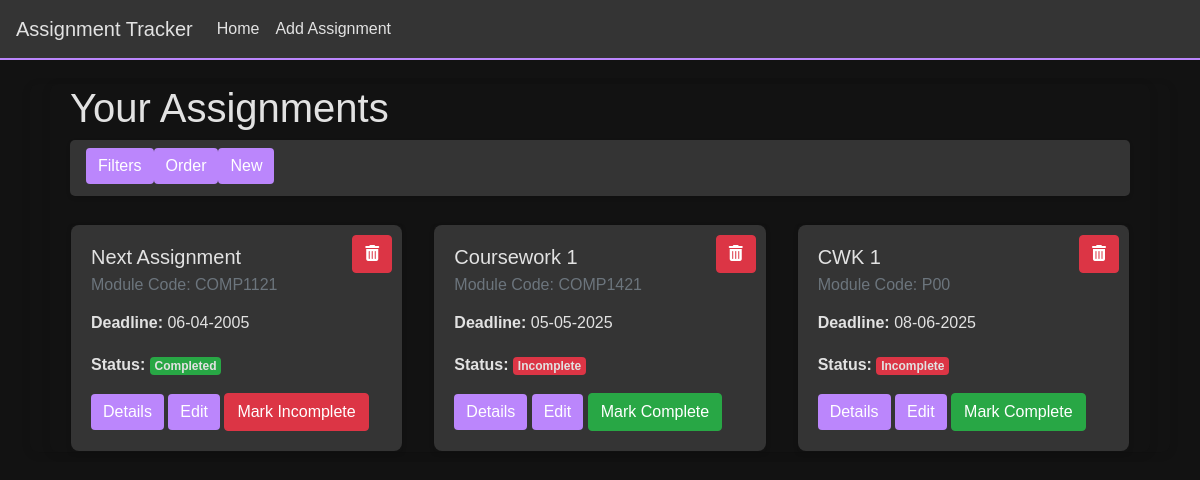
/, run on an earlier commit of the app's database.
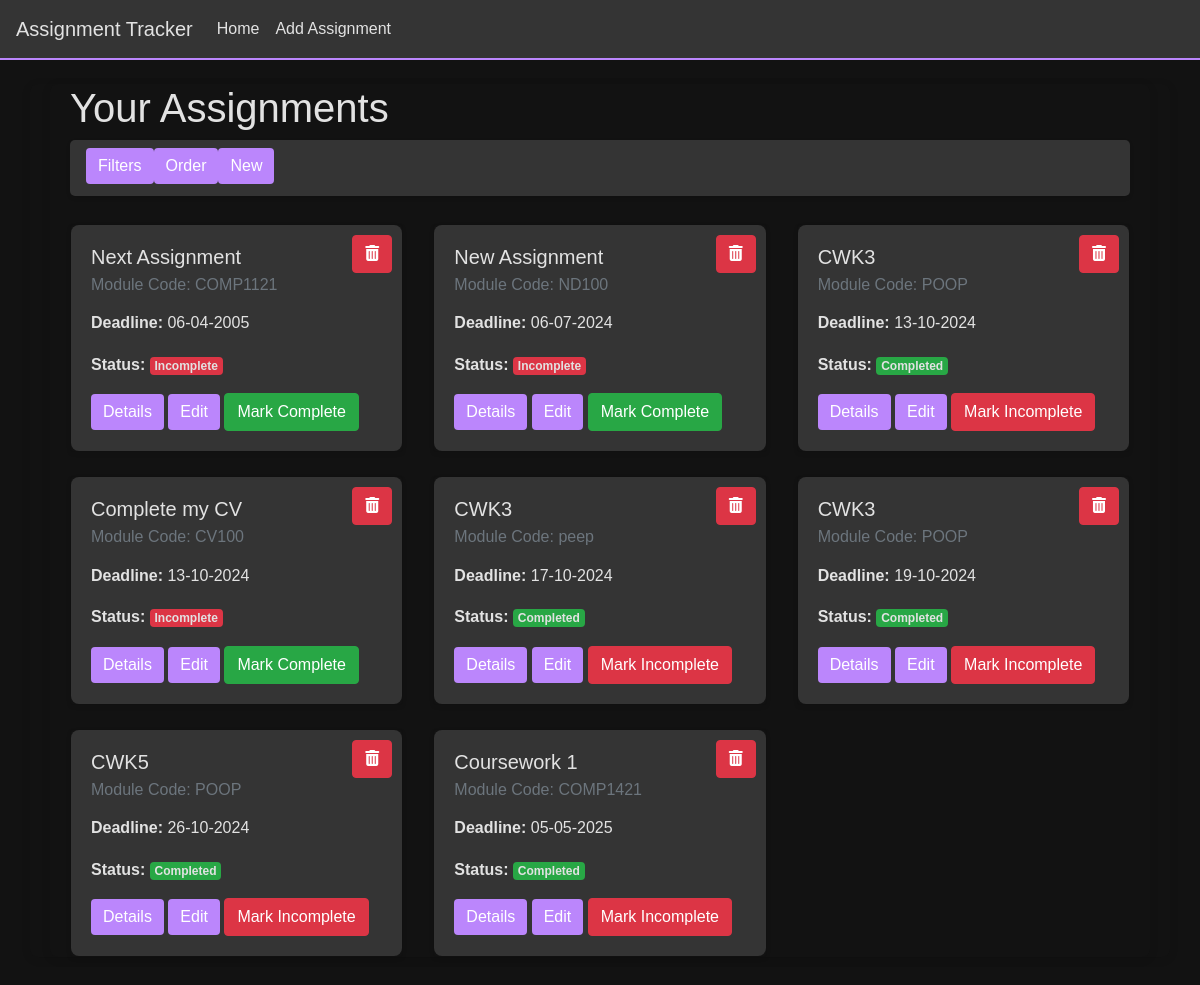
And on a later commit of the database.
### app/models.py (models this page shows, shortened)
class Assignment(db.Model):
    id = db.Column(db.Integer, primary_key=True)
    title = db.Column(db.String(100), nullable=False)  # Assessment title
    module_code = db.Column(db.String(20), nullable=False)  # Module code
    deadline = db.Column(db.DateTime, nullable=False)  # Deadline date
    description = db.Column(db.Text, nullable=True)  # Short description
    is_completed = db.Column(db.Boolean, default=False)  # Completion status
    date_created = db.Column(db.DateTime, default=datetime.utcnow)  # Timestamp for when the assignment was added

### app/views.py (the view)
@app.route('/')
def index():
    assignments = Assignment.query.all()
    csrf_token = generate_csrf()
    modules = set(assignment.module_code for assignment in assignments)
    return render_template("homePage.html", assignments=assignments, csrf_token=csrf_token, modules=modules)

### app/templates/homePage.html (shortened to what this page needs)
{% extends "base.html" %}
{% block head%}
<link rel="stylesheet" href="../static/homeStyles.css">
<link href="https://cdnjs.cloudflare.com/ajax/libs/font-awesome/6.0.0-beta3/css/all.min.css" rel="stylesheet">
{% endblock %}
{% block content %}
<div class="container mt-0">
    <h1 class="">Your Assignments</h1>
    <div class="button-navbar d-flex flex-column mb-1">
        <div class="d-flex  mb-1">
            <button id="toggle-filters" class="btn btn-primary">Filters</button>
            <button id="order-by" class="btn btn-primary">Order</button>
            <a href="/add-assignment" id="new-task" class="btn btn-primary">New</a>
        </div>
    </div>
    <div class="row d-flex">
        {% for assignment in assignments %}
        <div class="col-md-4 assignment-card" data-status="{{ 'completed' if assignment.is_completed else 'incomplete' }}" data-module-code="{{ assignment.module_code }}" data-title="{{ assignment.title | lower }}">
            <div class="card mt-4 shadow-sm">
                <div class="card-body">
                    <h5 class="card-title">{{ assignment.title }}</h5>
                    <h6 class="card-subtitle mb-2 text-muted">Module Code: {{ assignment.module_code }}</h6>
                    <p class="card-text">
                        <p class="dateP" data-deadline="{{assignment.deadline.strftime('%d-%m-%Y')}}"><strong>Deadline:</strong> {{ assignment.deadline.strftime('%d-%m-%Y') }}</p>
                        <strong>Status:</strong>
                        {% if assignment.is_completed %}
                            <span class="badge bg-success">Completed</span>
                        {% else %}
                            <span class="badge bg-danger">Incomplete</span>
                        {% endif %}
                    </p>
                    <a href="/view-assignment/{{ assignment.id }}" class="btn btn-primary">Details</a>
                    <a href="/edit-assignment/{{ assignment.id }}" class="btn btn-primary" >Edit</a>
                    <form action="{{ url_for('toggle_complete', assignment_id=assignment.id) }}" method="POST" style="display:inline;">
                        {% if assignment.is_completed %}
                            <button type="submit" class="btn btn-danger">Mark Incomplete</button>
                        {% else %}
                            <button type="submit" class="btn btn-success">Mark Complete</button>
                        {% endif %}
                    </form>
                    <form action="/delete-assignment/{{ assignment.id }}" method="POST" style="display:inline;" onsubmit="return confirm('Are you sure you want to delete this task? This cannot be undone!');">
                        <button type="submit" class="btn btn-danger delete-btn"><i class="fas fa-trash-alt"></i></button>
                    </form>
                </div>
            </div>
        </div>
        {% else %}
            <div class="card-body" id="no-tasks-message" style="display: none;">You have no assignments!</div>
        {% endfor %}
    </div>
</div>
{% endblock %}

What changed in the data, as far as the page shows it:
changed Assignment: title "CWK 1" → "CWK5"; module_code "P00" → "POOP"; deadline "08-06-2025" → "26-10-2024"; is_completed "Incomplete Mark Complete" → "Completed Mark Incomplete"
changed Assignment "Coursework 1": is_completed "Incomplete Mark Complete" → "Completed Mark Incomplete"
changed Assignment "Next Assignment": is_completed "Completed Mark Incomplete" → "Incomplete Mark Complete"
added Assignment: title "New Assignment", module_code "ND100", deadline "06-07-2024", is_completed "Incomplete"
added Assignment: title "CWK3", module_code "POOP", deadline "13-10-2024", is_completed "Completed"
added Assignment: title "CWK3", module_code "POOP", deadline "19-10-2024", is_completed "Completed"
added Assignment: title "CWK3", module_code "peep", deadline "17-10-2024", is_completed "Completed"
added Assignment: title "Complete my CV", module_code "CV100", deadline "13-10-2024", is_completed "Incomplete"
